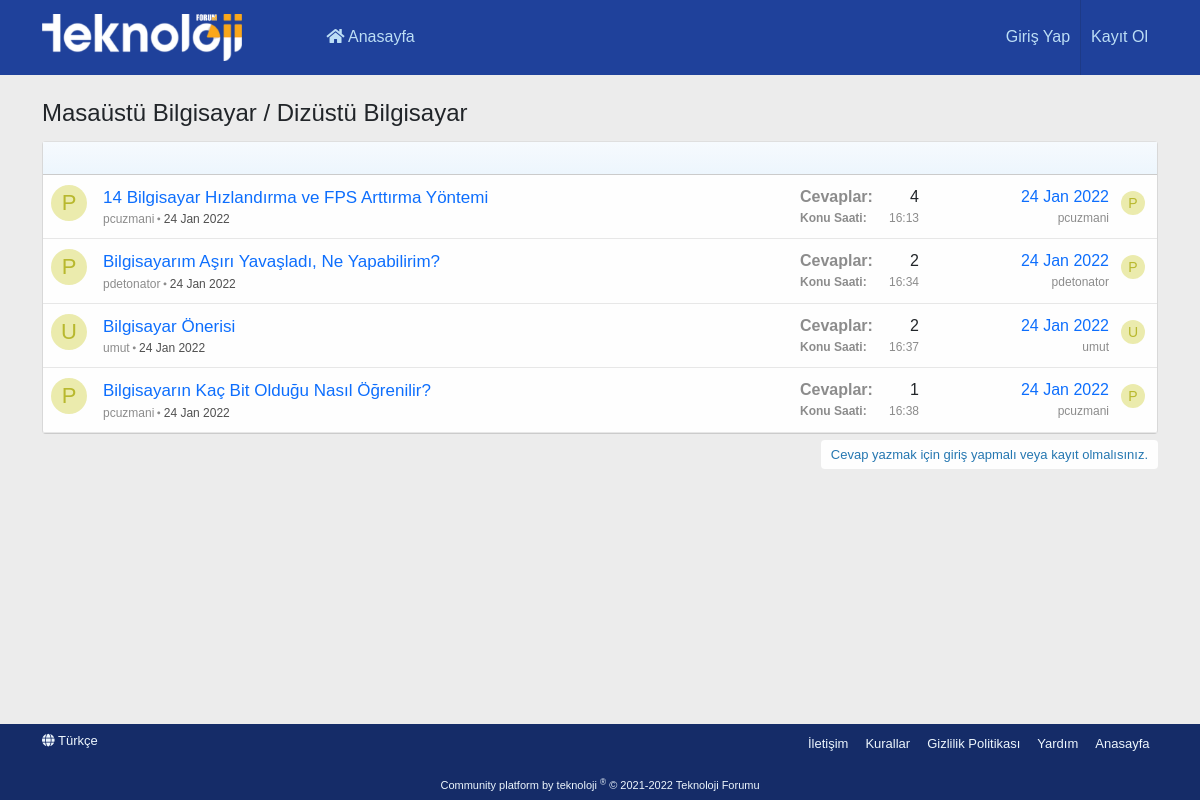
The app's page /forumlar/masaustu-bilgisayar-dizustu-bilgisayar with its own data.
### tables this page shows
CREATE TABLE `boards` (
  `board_id` int(11) NOT NULL,
  `board_name` varchar(255) NOT NULL,
  `board_parent` varchar(255) DEFAULT NULL,
  `board_url` varchar(255) NOT NULL
);

CREATE TABLE `topics` (
  `topic_id` int(11) NOT NULL,
  `topic_name` varchar(255) NOT NULL,
  `topic_url` varchar(255) NOT NULL,
  `board_id` int(11) NOT NULL,
  `topic_created_date` timestamp NOT NULL DEFAULT current_timestamp(),
  `user_id` int(11) NOT NULL
);

CREATE TABLE `users` (
  `user_id` int(11) NOT NULL,
  `user_name` varchar(255) NOT NULL,
  `user_email` varchar(255) NOT NULL,
  `user_password` varchar(255) NOT NULL,
  `user_register_date` timestamp NOT NULL DEFAULT current_timestamp()
);

### application/controllers/Board.php (called while the page is built, shortened)
<?php
class Board extends CI_Controller {
    public function __construct() {
        $this->load->model('boardmodel');
        $this->load->model('topicmodel');
		$this->load->model('usermodel');
		$this->load->library('form_validation');
	}
    public function index($get_board) {
        $board = $this->boardmodel->getAltBoards(array('board_url' => $get_board));
        if (!empty($board)) {
            $board_id = $board[0]->board_id;
            $topics = $this->topicmodel->getTopics(array('board_id' => $board_id));
            $this->load->view('board', array(
                'board_id' => $board_id,
                'board_name' => $board[0]->board_name,
                'topics' => $topics
            ));
        } else {
            show_404();
        }
    }
}

### index.php (called while the page is built, shortened)
<?php
require_once BASEPATH.'core/CodeIgniter.php';

### application/models/BoardModel.php (called while the page is built, shortened)
<?php
class BoardModel extends CI_Model {
    public function getAltBoards($where) {
        $boards = $this->db->get_where('boards', $where);
        return $boards->result();
    }
}

### application/models/TopicModel.php (called while the page is built, shortened)
<?php
class TopicModel extends CI_Model {
    public function getTopics($where) {
        $topics = $this->db->join('users', 'topics.user_id = users.user_id')->get_where('topics', $where);
        return $topics->result();
    }
    public function getMessagesCountRow($topic_id) {
        return $this->db->where(['topic_id'=>$topic_id])->from("messages")->count_all_results();
    }
}

### application/views/board.php (the view, shortened to what this page needs)
<!DOCTYPE html>
<html lang="tr">
<head>
</head>
<body>
    <section>
        <div class="container">
            <h3><?=$board_name?></h3>
            <div class="block-container">
                <div class="block-bar"></div>
                <div class="block-body">
                    <div class="structItemContainer">
                        <?php foreach ($topics as $key => $value) : ?>
                            <div class="structItem">
                                <div class="structItem-cell structItem-cell--icon">
                                    <div class="structItem-iconContainer">
                                        <a href="" class="avatar avatar--s avatar--default avatar--default--dynamic" style="background-color: #ebebad; color: #b8b82e">
                                            <span class="avatar-u134-s" role="img"><?=strtoupper($value->user_name[0]);?></span>
                                        </a>
                                    </div>
                                </div>
                                <div class="structItem-cell structItem-cell--main">
                                    <div class="structItem-title">
                                        <a href="<?=base_url('konular/' . $value->topic_url);?>"><?=$value->topic_name;?></a>
                                    </div>
                                    <div class="structItem-minor">
                                        <ul class="structItem-parts">
                                            <li>
                                                <a href="" class="username"><?=$value->user_name;?><i class="fas fa-circle" style="font-size: 3px;position: relative;bottom: 3px;left: 3px;margin-right: 3px;"></i></a>
                                            </li>
                                            <li class="structItem-startDate">
                                                <a href="<?=base_url('konular/' . $value->topic_url);?>"><time class="u-dt" dir="auto"><?=strftime('%d %b %Y', strtotime($value->topic_created_date));?></time></a>
                                            </li>
                                        </ul>
                                    </div>
                                </div>
                                <div class="structItem-cell structItem-cell--meta">
                                    <dl class="pairs pairs--justified">
                                        <dt>
                                            Cevaplar:
                                        </dt>
                                        <dd>
                                            <?=$this->topicmodel->getMessagesCountRow($value->topic_id);?>
                                        </dd>
                                    </dl>
                                    <dl class="pairs pairs--justified structItem-minor">
                                        <dt>
                                            Konu Saati:
                                        </dt>
                                        <dd>
                                            <?=strftime('%H:%M', strtotime($value->topic_created_date));?>
                                        </dd>
                                    </dl>
                                </div>
                                <div class="structItem-cell structItem-cell--latest">
                                    <a href="<?=base_url('konular/' . $value->topic_url);?>"><time class="structItem-latestDate u-dt" dir="auto"><?=strftime('%d %b %Y', strtotime($value->topic_created_date));?></time></a>
                                    <div class="structItem-minor">
                                        <a href="" class="username" dir="auto" itemprop="name"><?=$value->user_name;?></a>
                                    </div>
                                </div>
                                <div class="structItem-cell structItem-cell--icon structItem-cell--iconEnd">
                                    <div class="structItem-iconContainer">
                                        <a href="" class="avatar avatar--xxs avatar--default avatar--default--dynamic" style="background-color: #ebebad; color: #b8b82e">
                                            <span class="avatar-u134-s" role="img" style="font-size: 14px;"><?=strtoupper($value->user_name[0]);?></span>
                                        </a>
                                    </div>
                                </div>
                            </div>
                        <?php endforeach;?>
                    </div>
                </div>
            </div>
            <div class="block-outer block-outer--after">
                <div class="block-outer-opposite">
                    <?php if($this->session->has_userdata('login')) : ?>
                        <a class="button--link button--wrap button post-thread-button" data-bs-toggle="collapse" href="#post_threadCollapse" role="button" aria-expanded="false" aria-controls="post_threadCollapse"><span class="button-text"><i class="far fa-edit"></i> Yeni Konu</span></a>
                    <?php else : ?>
                        <a href="" class="button--link button--wrap button login-for-post-thread" data-bs-toggle="modal" data-bs-target="#giris_yapModal"><span class="button-text">Cevap yazmak için giriş yapmalı veya kayıt olmalısınız.</span></a>
                    <?php endif;?>
                </div>
            </div>
        </div>
    </section>
    <br>
</body>
</html>

### records on screen
boards: board_name "Masaüstü Bilgisayar / Dizüstü Bilgisayar"
topics: user.user_name "P", topic_name "14 Bilgisayar Hızlandırma ve FPS Arttırma Yöntemi", user.user_name "pcuzmani", topic_created_date "24 Jan 2022", topic_id "4", topic_created_date "16:13"
topics: user.user_name "P", topic_name "Bilgisayarım Aşırı Yavaşladı, Ne Yapabilirim?", user.user_name "pdetonator", topic_created_date "24 Jan 2022", topic_id "2", topic_created_date "16:34"
topics: user.user_name "U", topic_name "Bilgisayar Önerisi", user.user_name "umut", topic_created_date "24 Jan 2022", topic_id "2", topic_created_date "16:37"
topics: user.user_name "P", topic_name "Bilgisayarın Kaç Bit Olduğu Nasıl Öğrenilir?", user.user_name "pcuzmani", topic_created_date "24 Jan 2022", topic_id "1", topic_created_date "16:38"
